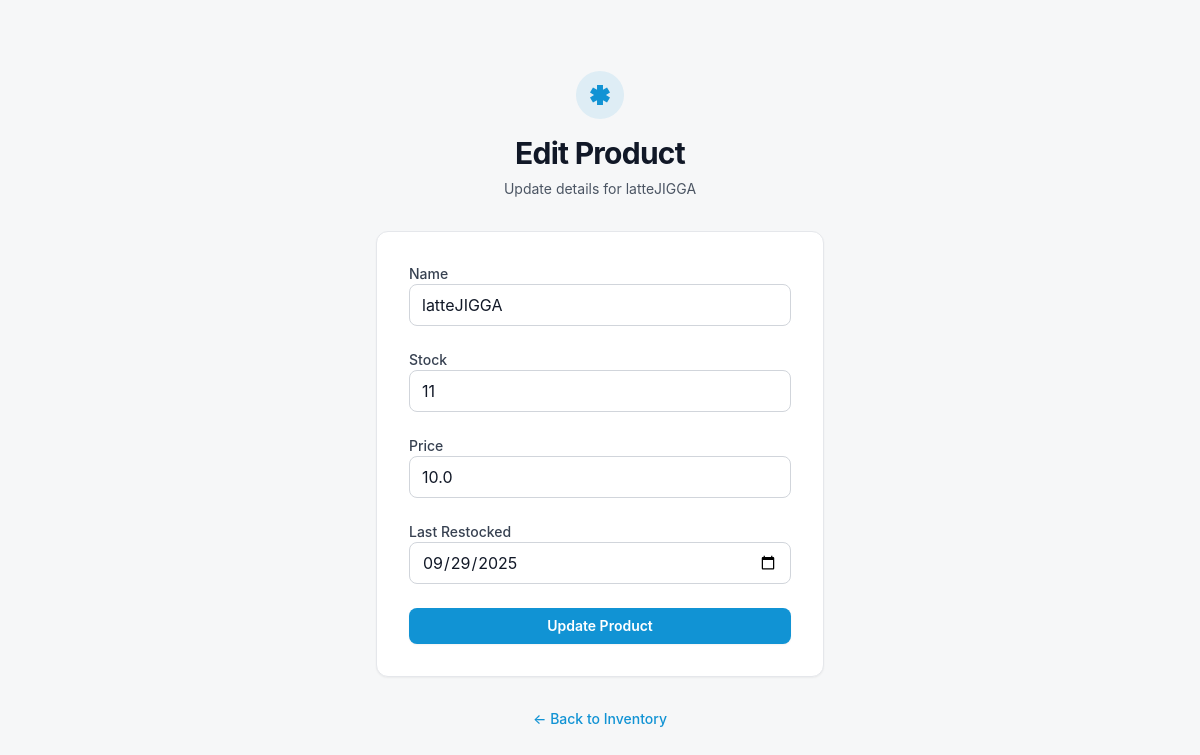
/product/1/edit, run on the app's committed database.
### models.py (models this page shows, shortened)
class Product(db.Model):
    id = db.Column(db.Integer, primary_key=True)
    name = db.Column(db.String(100), nullable=False, unique=True)
    category = db.Column(db.String(50), nullable=False, default="General")
    stock = db.Column(db.Integer, nullable=False, default=0)
    last_restocked = db.Column(db.DateTime, nullable=False, default=datetime.utcnow)
    price = db.Column(db.Float, nullable=False)
    image_url = db.Column(db.String(255), nullable=False)

### app.py (the view, shortened to what this page needs)
@app.route("/product/<int:product_id>/edit", methods=["GET", "POST"])
def edit_product(product_id):
    product = Product.query.get_or_404(product_id)
    return render_template("product_edit.html", product=product)

### templates/product_edit.html (shortened to what this page needs)
{% extends 'base.html' %}
{% block content %}
<!DOCTYPE html>
<html lang="en">
<head>
  <script src="https://cdn.tailwindcss.com?plugins=forms,container-queries"></script>
</head>
<body class="font-display bg-background-light dark:bg-background-dark">
  <div class="flex min-h-screen w-full items-center justify-center p-4">
    <div class="w-full max-w-md space-y-8">
      <div class="text-center">
        <div class="mx-auto mb-4 inline-flex h-12 w-12 items-center justify-center rounded-full bg-primary/10 text-primary dark:bg-primary/20">
        </div>
        <h1 class="text-3xl font-bold tracking-tight text-gray-900 dark:text-white">Edit Product</h1>
        <p class="mt-2 text-sm text-gray-600 dark:text-gray-400">Update details for {{ product.name }}</p>
      </div>
      <div class="space-y-6 rounded-xl border border-gray-200 dark:border-gray-700 bg-white dark:bg-background-dark p-6 shadow-sm sm:p-8">
        <form class="space-y-6" method="POST">
          <div>
            <label class="block text-sm font-medium text-gray-700 dark:text-gray-300">Name</label>
            <input type="text" name="name" value="{{ product.name }}" required
              class="form-input block w-full rounded-lg border border-gray-300 dark:border-gray-700 bg-white dark:bg-background-dark px-3 py-2 text-gray-900 dark:text-white placeholder-gray-400 dark:placeholder-gray-500 focus:border-primary focus:ring-primary"/>
          </div>
          <div>
            <label class="block text-sm font-medium text-gray-700 dark:text-gray-300">Stock</label>
            <input type="number" name="stock" value="{{ product.stock }}" required
              class="form-input block w-full rounded-lg border border-gray-300 dark:border-gray-700 bg-white dark:bg-background-dark px-3 py-2 text-gray-900 dark:text-white placeholder-gray-400 dark:placeholder-gray-500 focus:border-primary focus:ring-primary"/>
          </div>
          <div>
            <label class="block text-sm font-medium text-gray-700 dark:text-gray-300">Price</label>
            <input type="number" step="0.01" name="price" value="{{ product.price }}" required
              class="form-input block w-full rounded-lg border border-gray-300 dark:border-gray-700 bg-white dark:bg-background-dark px-3 py-2 text-gray-900 dark:text-white placeholder-gray-400 dark:placeholder-gray-500 focus:border-primary focus:ring-primary"/>
          </div>
          <div>
            <label class="block text-sm font-medium text-gray-700 dark:text-gray-300">Last Restocked</label>
            <input type="date" name="last_restocked" value="{{ product.last_restocked.strftime('%Y-%m-%d') }}" required
              class="form-input block w-full rounded-lg border border-gray-300 dark:border-gray-700 bg-white dark:bg-background-dark px-3 py-2 text-gray-900 dark:text-white placeholder-gray-400 dark:placeholder-gray-500 focus:border-primary focus:ring-primary"/>
          </div>
          <div>
            <button type="submit"
              class="flex w-full justify-center rounded-lg bg-primary px-3 py-2 text-sm font-semibold text-white shadow-sm hover:opacity-90 focus-visible:outline focus-visible:outline-2 focus-visible:outline-offset-2 focus-visible:outline-primary">
              Update Product
            </button>
          </div>
        </form>
      </div>
      <p class="text-center text-sm text-gray-600 dark:text-gray-400">
        <a class="font-medium text-primary hover:underline" href="{{ url_for('inventory') }}">← Back to Inventory</a>
      </p>
    </div>
  </div>
</body>
</html>
{% endblock %}

### static/css/style.css (style rules this page uses)
body { font-family: 'Roboto', sans-serif; background-color: #F5F5F5; color: #333333; margin: 0; padding: 0; }

### data on the page
Product: name "latteJIGGA", stock "11", price "10.0", last_restocked "09/29/2025"
